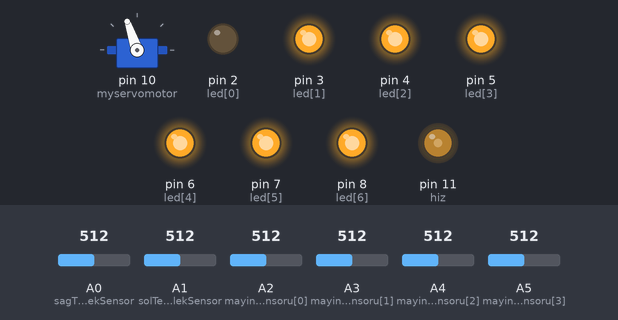
Bench run of a sketch on a simulated Arduino Uno, built with avr-gcc and run on an emulated ATmega328P. Parts: servo, output pins drawn as LEDs (lit = HIGH). The test bench sets the inputs (shaded band); at power-on: A0 (sagTekerlekSensor) = 512, A1 (solTekerlekSensor) = 512, A2 (mayinSensoru[0]) = 512, A3 (mayinSensoru[1]) = 512, A4 (mayinSensoru[2]) = 512, A5 (mayinSensoru[3]) = 512. Pins used as bus, display or sensor lines are not drawn.

Above: at 39.95 s.
Timing chart, 0 to 40.0 s (numbered marks = the images above):
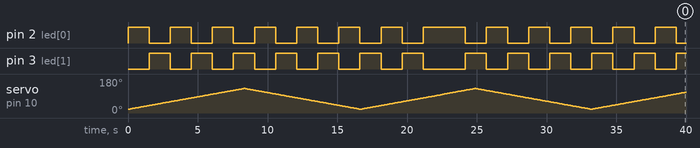

Measured:
- by itself, pin 2 (led[0]): goes 6 × (LOW 1.5 s, HIGH 1.5 s), LOW 1.5 s, HIGH 3.0 s, 5 × (LOW 1.5 s, HIGH 1.5 s), then LOW
- by itself, pin 3 (led[1]): goes 6 × (HIGH 1.5 s, LOW 1.5 s), HIGH 1.5 s, LOW 3.0 s, 5 × (HIGH 1.5 s, LOW 1.5 s), then HIGH

The sketch:

ardunio.ino
```cpp
#include <Servo.h>
Servo myservomotor;

  const int led[]={2,3,4,5,6,7,8}; //Arka Sağ sinyal=2, Arka sol sinyal=3,Üst Kırmızı=4,Dönence kırmızı=5,Arka Sağ kırmızı=6, Arka Sol kırmızı=7, farlar 8,9

  unsigned int sayac=0;
  int derece=20;
  int artis=1;
  int sinyal=1;
  int msinyal=1;
  int hiz=11;
  const int sagTekerlekSensor=A0;
  const int solTekerlekSensor=A1;
  const int s1=12;
  const int s2=13;
  const int mayinSensoru[]={A2,A3,A4,A5};
  const int s3=9;
  int qtr8=0;


void setup() {
     pinMode(hiz,OUTPUT);
     analogWrite(hiz,100);
      myservomotor.attach(10);  // arduinonun 10. pinini çıkış yaptık.
    //myservomotor.write(0);

     for (int i=0;i<7;i++){
        pinMode(led[i], OUTPUT);
        digitalWrite(led[i], HIGH);
      }

      pinMode(sagTekerlekSensor,INPUT);
      pinMode(solTekerlekSensor,INPUT);

      pinMode(s1,OUTPUT);
      pinMode(s2,OUTPUT);

      for (int i=0;i<4;i++)
      pinMode(mayinSensoru[i], INPUT);

       pinMode(s3,OUTPUT);

}

void loop() {

  if (analogRead(sagTekerlekSensor)>90)
      digitalWrite(s1,HIGH);
  else
      digitalWrite(s1,LOW);

  if (analogRead(solTekerlekSensor)>90)
      digitalWrite(s2,HIGH);
  else
      digitalWrite(s2,LOW);

    qtr8=0;
     for (int i=0;i<4;i++){
       if (analogRead(mayinSensoru[i])>800)
       qtr8++;
     }
     if (qtr8>0)
        digitalWrite(s3,HIGH);
     else
        digitalWrite(s3,LOW);

    sayac++;
    if (sayac>30000)
      sayac=0;

    if (sayac%100==0)
      derece+=artis;
    if (derece>=130)
      artis=-1;
    if (derece<=20)
      artis=1;
      myservomotor.write(derece);

      if (sayac%2000==0)
      sinyal=-sinyal;
      if (sinyal>0)
      {
        digitalWrite(led[0],HIGH);
        digitalWrite(led[1],LOW);
      }
      else
      {
        digitalWrite(led[0],LOW);
        digitalWrite(led[1],HIGH);
      }
}
```
